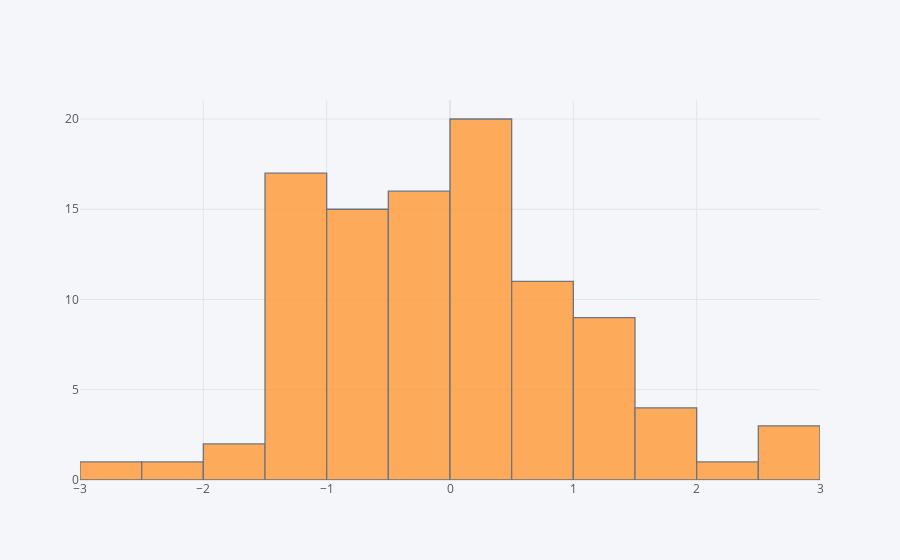

Here is the notebook cell this chart was saved with:
### Markdown cell above
## histogram

### Code cell
df['A'].iplot(kind='hist',bins=25)

### Figure 1 — Plotly figure (JSON) as saved in the notebook; plotly's stock layout.template omitted (floating-point values rounded to 4 significant figures)
{"data": [{"histfunc": "count", "histnorm": "", "marker": {"color": "rgba(255, 153, 51, 1.0)", "line": {"color": "#4D5663", "width": 1.3}}, "name": "A", "nbinsx": 25, "opacity": 0.8, "orientation": "v", "type": "histogram", "x": [-1.374, -1.962, 0.7328, -0.292, -0.9217, 0.2274, 1.913, 1.066, -0.3893, -0.3452, 0.09092, 1.207, -0.08501, -0.5055, 0.4687, -1.598, -0.7666, -0.394, -1.049, -1.067, 0.6056, -0.1107, 0.3967, -1.003, -0.8799, -1.209, 0.8593, -1.306, -0.4941, -0.8561, -0.09543, 0.7746, -2.159, -0.6469, -1.303, 0.3494, -0.7477, 1.353, -2.921, 0.9278, 0.5605, -1.314, 1.028, 0.9081, 0.6663, -1.214, 1.919, -0.246, 0.4962, 0.4169, -0.3085, 0.502, 0.3414, -0.4979, 0.08142, -1.1, -1.08, -0.8643, 0.1086, 0.4651, 0.1837, 2.617, -0.5398, -0.5536, -1.091, 1.031, 2.502, -1.202, -0.9989, 0.9788, -0.4633, -0.8958, 2.834, -0.8114, -1.209, 0.8879, -1.347, 0.4061, -0.1119, -1.233, 2.034, 1.065, 1.244, 0.1807, 1.931, -0.8503, 1.473, -0.262, -0.6942, -1.268, 0.4868, -0.2248, 0.3634, 0.2522, -0.09182, 1.164, 0.3319, 1.794, 0.246, 0.3191]}], "layout": {"barmode": "overlay", "legend": {"bgcolor": "#F5F6F9", "font": {"color": "#4D5663"}}, "paper_bgcolor": "#F5F6F9", "plot_bgcolor": "#F5F6F9", "title": {"font": {"color": "#4D5663"}}, "xaxis": {"gridcolor": "#E1E5ED", "showgrid": true, "tickfont": {"color": "#4D5663"}, "title": {"font": {"color": "#4D5663"}, "text": ""}, "zerolinecolor": "#E1E5ED"}, "yaxis": {"gridcolor": "#E1E5ED", "showgrid": true, "tickfont": {"color": "#4D5663"}, "title": {"font": {"color": "#4D5663"}, "text": ""}, "zerolinecolor": "#E1E5ED"}}}
